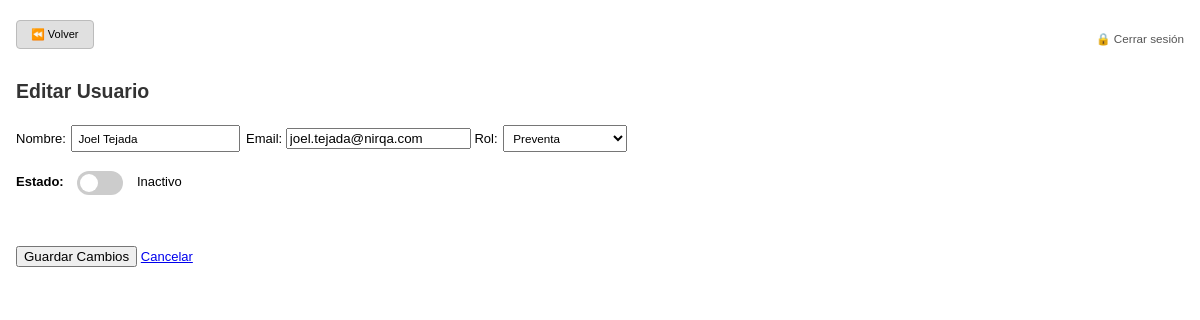
/usuarios/editar/45 (signed in), run on the app's committed database.
### tables this page shows
CREATE TABLE usuarios (
            id INTEGER PRIMARY KEY AUTOINCREMENT,
            nombre TEXT NOT NULL,
            email TEXT NOT NULL UNIQUE,
            password TEXT NOT NULL,
            rol TEXT NOT NULL CHECK (
                rol IN ('administrador', 'gerente', 'director', 'account_manager', 'preventa', 'gestor')
            ),
            activo INTEGER NOT NULL DEFAULT 1
        , ultima_actualizacion_password TEXT, password_anterior TEXT);

### app.py (the view, shortened to what this page needs)
@app.route("/usuarios/editar/<int:usuario_id>", methods=["GET", "POST"])
def editar_usuario(usuario_id):
    if "usuario_id" not in session:
        return redirect(url_for("login"))
    if session.get("rol") != "administrador":
        flash("Acceso denegado: solo administradores pueden editar usuarios", "error")
        return redirect(url_for("index"))
    conn = get_db_connection()
    cursor = conn.cursor()
    cursor.execute("SELECT * FROM usuarios WHERE id = ?", (usuario_id,))
    usuario = cursor.fetchone()
    if not usuario:
        conn.close()
        flash("Usuario no encontrado", "error")
        return redirect(url_for("admin_usuarios"))
    conn.close()
    return render_template("editar_usuario.html", usuario=usuario, roles=ROLES)

### app.py (called while the page is built)
@app.before_request
def verificar_acceso():
    rutas_publicas = ["/login", "/static", "/favicon.ico"]
    if not session.get("usuario_id"):
        if not any(request.path.startswith(r) for r in rutas_publicas):
            return redirect(url_for('login'))

### utils/db_connection.py (called while the page is built)
def get_db_connection():
    base_dir = os.path.dirname(os.path.abspath(__file__))
    db_path = os.path.join(base_dir, '..', 'database', 'crm_database.db')
    conn = sqlite3.connect(db_path)
    conn.row_factory = sqlite3.Row  # ✅ Esto permite acceder a las columnas por nombre
    conn.execute("PRAGMA foreign_keys = ON")  # ✅ Activar claves foráneas
    return conn

### templates/editar_usuario.html (shortened to what this page needs)
{% extends "base.html" %}
{% block content %}
<h2>Editar Usuario</h2>
<form method="POST">
    <label for="nombre">Nombre:</label>
    <input type="text" name="nombre" value="{{ usuario['nombre'] }}" required>
    <label for="email">Email:</label>
    <input type="email" name="email" value="{{ usuario['email'] }}" required>
    <label for="rol">Rol:</label>
    <select name="rol" required>
        {% for rol in roles %}
            <option value="{{ rol }}" {% if usuario['rol'] == rol %}selected{% endif %}>{{ rol.replace('_', ' ').title() }}</option>
        {% endfor %}
    </select>
<div style="margin: 15px 0;">
    <label for="activo" style="font-weight: bold;">Estado:</label>
    <label class="switch">
        <span class="slider round"></span>
    </label>
    <span id="estado-label" style="margin-left: 10px;">{{ "Activo" if usuario['activo'] == 1 else "Inactivo" }}</span>
</div>
    <br><br>
    <button type="submit" class="button">Guardar Cambios</button>
    <a href="{{ url_for('admin_usuarios') }}" class="button button-cancel">Cancelar</a>
</form>
{% endblock %}

### templates/base.html (style rules this page uses)
html { font-size: 13px; }
body { font-family: Arial, sans-serif; margin: 16px; line-height: 1.4; }
h1, h2, h3 { color: #333; margin-bottom: 16px; }
input[type="text"], input[type="date"], input[type="number"], select { padding: 5px; margin: 4px 2px; font-size: 0.9rem; max-width: 100%; }

### templates/editar_usuario.html (style rules this page uses)
.switch { position: relative; display: inline-block; width: 46px; height: 24px; margin-left: 10px; vertical-align: middle; }
.slider { position: absolute; cursor: pointer; top: 0; left: 0; right: 0; bottom: 0; background-color: #ccc; transition: 0.3s; border-radius: 24px; }
.slider:before { position: absolute; content: ""; height: 18px; width: 18px; left: 3px; bottom: 3px; background-color: white; transition: 0.3s; border-radius: 50%; }

### data on the page
usuarios: nombre "Joel Tejada", email "joel.tejada@nirqa.com", rol "Preventa", activo "Inactivo"
